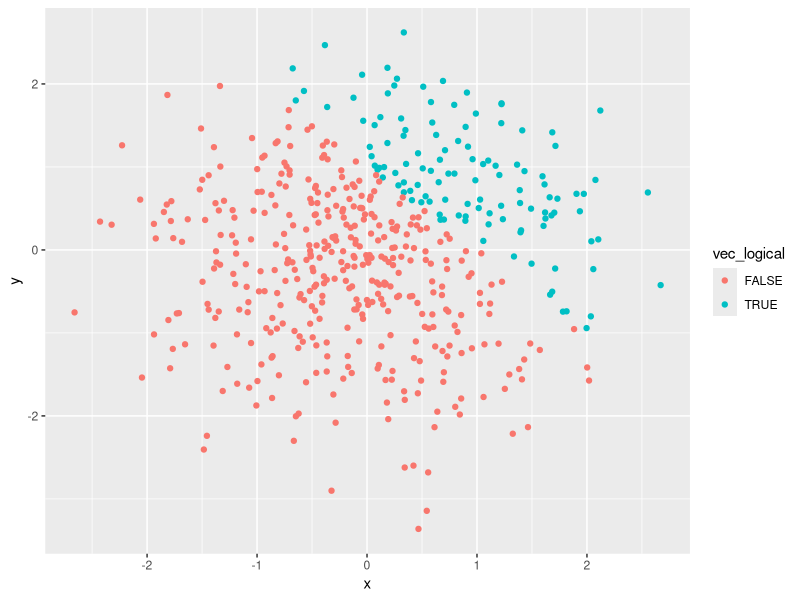
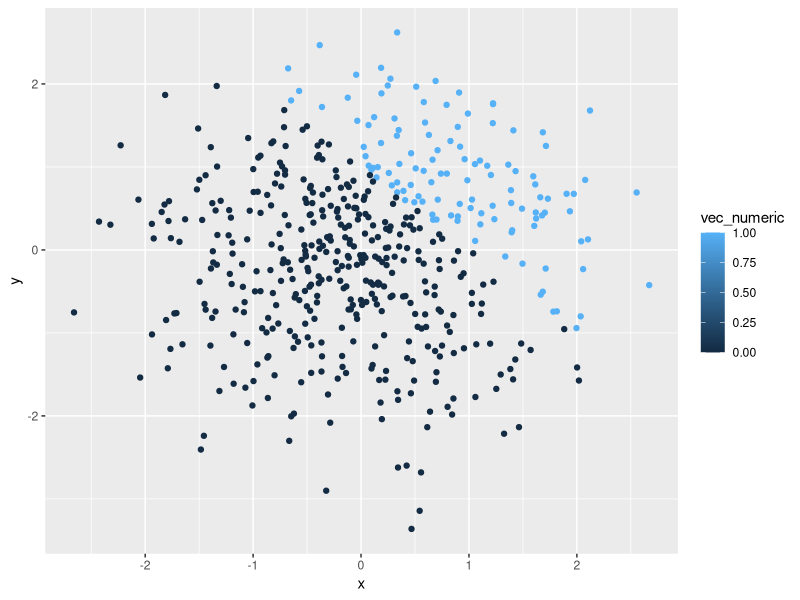
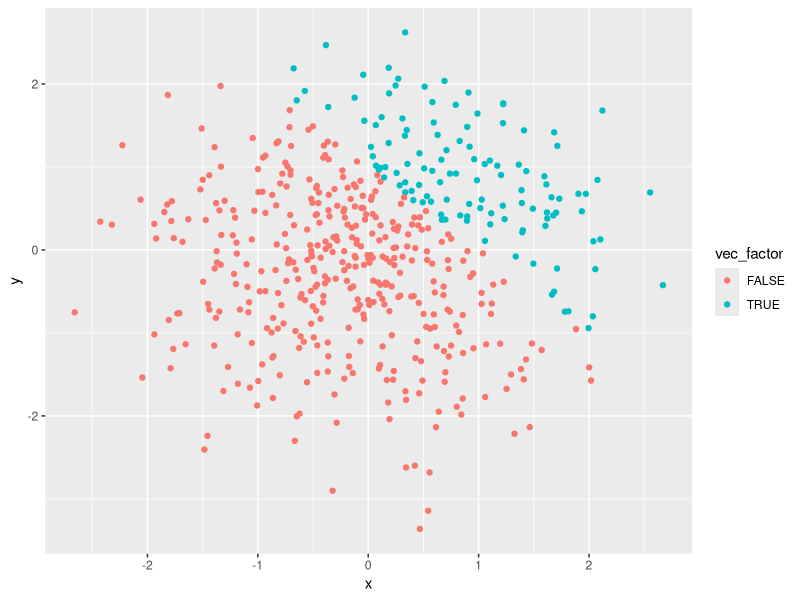
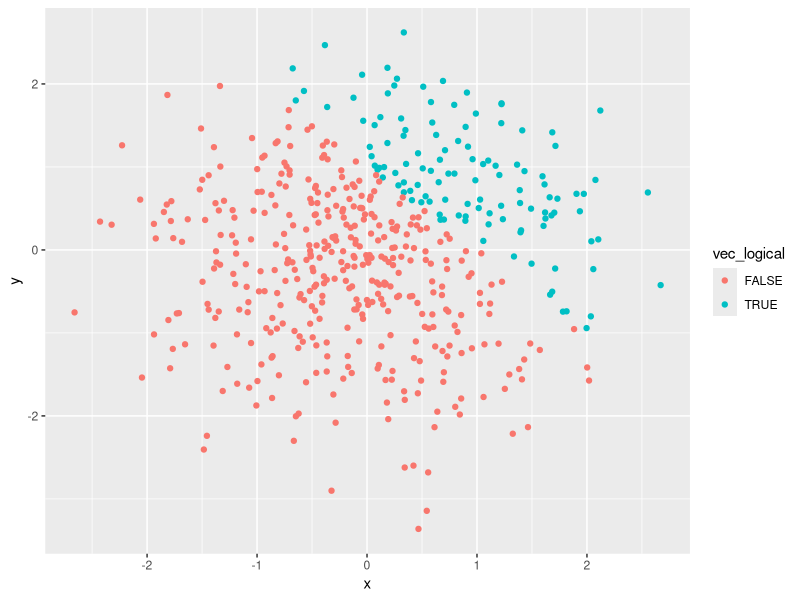

These charts were generated, in order, by the following R code:
## ---- chunk 1
##I set the working library at tidyverse.
library(tidyverse)

## I set the seed to ensure I get the same numbers each time I run this code.
set.seed(100)

## I created a data frame with a random sample of size 8 from the standard normal distribution, a logical vector showing if the elements in the sample are greater than zero (it will return "false" if it doesn't satisfy this condition), a character vector that is 8 elements long with three different factors apple, pear, and banana.
sample_number = rnorm(n = 8)
vec_logical = sample_number > 0
vec_character = character(length = 8)
vec_factor = factor(c("apple", "banana", "pear", "banana", "pear", "apple", "apple", "pear"))
## ---- chunk 2
## I will now take the mean of each variable in my data frame. 
mean(sample_number)
mean(vec_logical)
mean(vec_character)
mean(vec_factor)
## ---- chunk 3
#Changed vec_logical to numeric and multiplied it by random sample
as.numeric(vec_logical) * sample_number 

#Changed vec_logical to factor and multiplied it by the random sample
as.factor(vec_logical) * sample_number

#Changed vec_logical to factor and converted result to numeric and then multipled it by the random sample
as.numeric(as.factor(vec_logical)) * sample_number
## ---- chunk 4
#Set the seed so that I get the same result every time 
set.seed(1000)

#Create dataframe 
probtwo_df = tibble(
  x = rnorm(n = 500),
  y = rnorm(n = 500),
  vec_logical = (x + y) > 1,
  vec_numeric = as.numeric(vec_logical),
  vec_factor = as.factor(vec_logical)
) 
## ---- chunk 5
## Created a ggplot for my dataframe with vec_logical coloring
ggplot(probtwo_df, aes(x = x, y = y, color = vec_logical)) +
  geom_point()
## Saved ggplot to my project directory
ggsave("vec_logical_ggplot.pdf", height = 4, width = 6)
## ---- chunk 6
## Created a ggplot for dataframe with vec_numeric coloring
ggplot(probtwo_df, aes(x = x, y = y, color = vec_numeric)) +
  geom_point()
## ---- chunk 7
## Created a ggplot for dataframe with vec_factor coloring
ggplot(probtwo_df, aes(x = x, y = y, color = vec_factor)) +
  geom_point()
